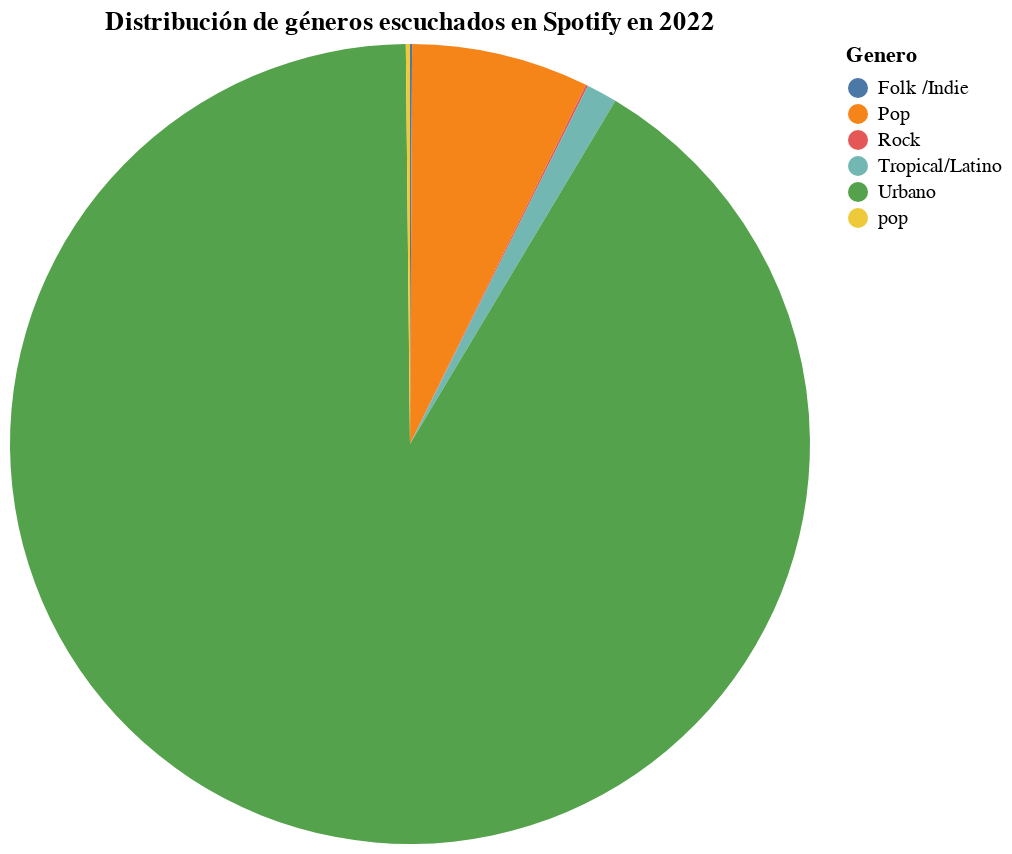

Here is the notebook cell this chart was saved with:
### Code cell
df = pd.read_csv("Spotify2022Listo.csv")


genero_counts = (
    df.groupby("Genero")
      .size()
      .reset_index(name="Cantidad")
)


total = genero_counts["Cantidad"].sum()
genero_counts["Porcentaje"] = 100 * genero_counts["Cantidad"] / total

pie = (
    alt.Chart(genero_counts)
       .mark_arc()
       .encode(
           theta="Cantidad:Q",
           color="Genero:N",
           tooltip=[
               alt.Tooltip("Genero:N", title="Género"),
               alt.Tooltip("Cantidad:Q", title="Cantidad"),
               alt.Tooltip("Porcentaje:Q", format=".1f", title="Porcentaje (%)")
           ]
       )
       .properties(
           width=400,
           height=400,
           title="Distribución de géneros escuchados en Spotify en 2022"
       )
)

pie

### Figure 1 — Vega-Lite specification as saved in the notebook (floating-point values rounded to 4 significant figures)
{"config": {"view": {"continuousWidth": 300, "continuousHeight": 300}}, "data": {"name": "data-5fe753effeae9f36360229f51ac99c61"}, "mark": {"type": "arc"}, "encoding": {"color": {"field": "Genero", "type": "nominal"}, "theta": {"field": "Cantidad", "type": "quantitative"}, "tooltip": [{"field": "Genero", "title": "Género", "type": "nominal"}, {"field": "Cantidad", "title": "Cantidad", "type": "quantitative"}, {"field": "Porcentaje", "format": ".1f", "title": "Porcentaje (%)", "type": "quantitative"}]}, "height": 400, "title": "Distribución de géneros escuchados en Spotify en 2022", "width": 400, "$schema": "https://vega.github.io/schema/vega-lite/v5.20.1.json", "datasets": {"data-5fe753effeae9f36360229f51ac99c61": [{"Genero": "Folk /Indie", "Cantidad": 1, "Porcentaje": 0.08333}, {"Genero": "Pop", "Cantidad": 86, "Porcentaje": 7.167}, {"Genero": "Rock", "Cantidad": 1, "Porcentaje": 0.08333}, {"Genero": "Tropical/Latino", "Cantidad": 15, "Porcentaje": 1.25}, {"Genero": "Urbano", "Cantidad": 1095, "Porcentaje": 91.25}, {"Genero": "pop", "Cantidad": 2, "Porcentaje": 0.1667}]}}
